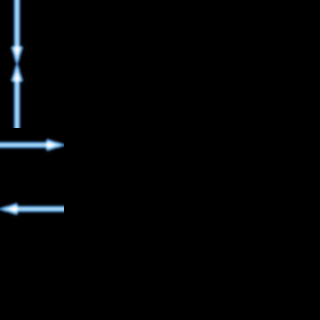

This game map was drawn from its Tiled (.tmx) file and the tilesets committed beside it. A one-line description and the full map source follow:
An orthogonal 10x10 tile map with 32x32 px tiles, 1 tile layer (Tile Layer 1), 2 tilesets.

<map version="1.10" tiledversion="1.11.0" orientation="orthogonal" renderorder="right-down" width="10" height="10" tilewidth="32" tileheight="32" infinite="0" nextlayerid="2" nextobjectid="1">
 <tileset firstgid="1" source="Fireball7.tsx" />
 <tileset firstgid="3" source="Icespear.tsx" />
 <layer id="1" name="Tile Layer 1" width="10" height="10">
  <data encoding="csv">
2684354563,0,0,0,0,0,0,0,0,0,
2684354564,0,0,0,0,0,0,0,0,0,
3758096388,0,0,0,0,0,0,0,0,0,
3758096387,0,0,0,0,0,0,0,0,0,
1073741827,1073741828,0,0,0,0,0,0,0,0,
0,0,0,0,0,0,0,0,0,0,
3221225476,3221225475,0,0,0,0,0,0,0,0,
0,0,0,0,0,0,0,0,0,0,
0,0,0,0,0,0,0,0,0,0,
0,0,0,0,0,0,0,0,0,0
</data>
 </layer>
</map>
